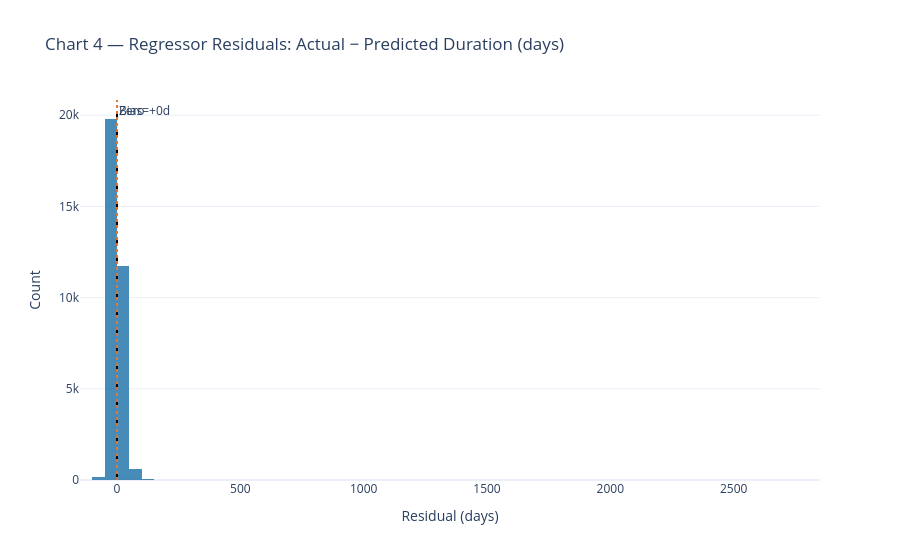

This figure's notebook cell:
### Markdown cell above
## 4. XGBoost Regressor — Enrollment Duration

Predicts `enrollment_duration_days` — the continuous number of days from trial  
start to completion. This complements the classifier:

- **Classifier** answers: *Will this trial complete enrollment?*
- **Regressor** answers: *If it completes, how long will enrollment take?*

Combined, they provide a **risk score** (probability) and an **expected timeline**  
(days) for site planning and resource allocation.

**Target:** `enrollment_duration_days` = `completion_date − start_date`, clipped ≥ 0.  
Trials with duration < 7 days removed as implausible data errors.

### Code cell
mae = rmse = r2 = bias = None
y_actual = y_hat = None

reg_test = test_df[
    test_df[TARGET_REG].notna() & (test_df[TARGET_REG] > 0)
].copy()

if len(reg_test) == 0:
    print('No valid duration rows in test set — skipping regressor diagnostics.')
else:
    rpreds   = model.predict(reg_test)
    y_actual = reg_test[TARGET_REG].values
    y_hat    = rpreds['pred_duration_days'].values
    resid    = y_actual - y_hat

    mae  = float(np.abs(resid).mean())
    rmse = float(np.sqrt((resid ** 2).mean()))
    ss_r = float(np.sum(resid ** 2))
    ss_t = float(np.sum((y_actual - y_actual.mean()) ** 2))
    r2   = 1.0 - ss_r / ss_t if ss_t > 0 else float('nan')
    bias = float(resid.mean())

    print(f'=== Regressor — held-out test (n={len(reg_test):,}) ===')
    print(f'  MAE  : {mae:.1f} days  ({mae/365.25:.2f} years)')
    print(f'  RMSE : {rmse:.1f} days  ({rmse/365.25:.2f} years)')
    print(f'  R2   : {r2:.3f}')
    print(f'  Bias : {bias:+.1f} days  (+ = over-predicts duration)')

    fig = go.Figure(go.Histogram(
        x=resid, nbinsx=60, marker_color=CLR_MAIN, opacity=0.8,
    ))
    fig.add_vline(x=0,    line_dash='dash', line_color='black',
                  annotation_text='Zero')
    fig.add_vline(x=bias, line_dash='dot',  line_color=CLR_WARN,
                  annotation_text=f'Bias={bias:+.0f}d')
    fig.update_layout(
        title='Chart 4 — Regressor Residuals: Actual − Predicted Duration (days)',
        xaxis_title='Residual (days)', yaxis_title='Count',
        template=TEMPLATE,
    )
    fig.show()

### Figure 1 — Plotly figure (JSON) as saved in the notebook; plotly's stock layout.template omitted (floating-point values rounded to 4 significant figures; data arrays with more than 128 entries replaced by an {"elided": "..."} marker saying what was removed)
{"data": [{"marker": {"color": "#1a6fa8"}, "nbinsx": 60, "opacity": 0.8, "type": "histogram", "x": {"elided": "32417 float values"}}], "layout": {"annotations": [{"showarrow": false, "text": "Zero", "x": 0, "xanchor": "left", "xref": "x", "y": 1, "yanchor": "top", "yref": "y domain"}, {"showarrow": false, "text": "Bias=+0d", "x": 0.3426, "xanchor": "left", "xref": "x", "y": 1, "yanchor": "top", "yref": "y domain"}], "shapes": [{"line": {"color": "black", "dash": "dash"}, "type": "line", "x0": 0, "x1": 0, "xref": "x", "y0": 0, "y1": 1, "yref": "y domain"}, {"line": {"color": "#e07b39", "dash": "dot"}, "type": "line", "x0": 0.3426, "x1": 0.3426, "xref": "x", "y0": 0, "y1": 1, "yref": "y domain"}], "title": {"text": "Chart 4 — Regressor Residuals: Actual − Predicted Duration (days)"}, "xaxis": {"title": {"text": "Residual (days)"}}, "yaxis": {"title": {"text": "Count"}}}}
